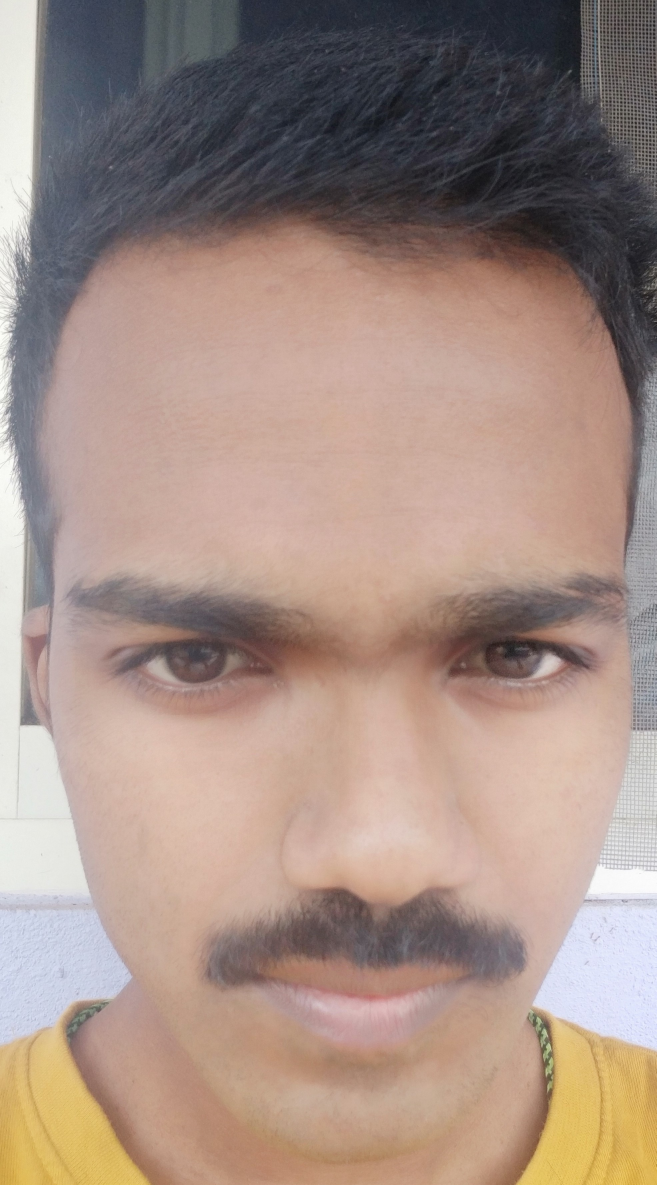
#> input picture images/balu_1.jpg, 1969 x 3554 px (shown at 1/3 size); its folder holds only this picture in this run
$ jupyter execute facedetectionopencv.ipynb
#> lines starting #> are read from the running program, lines starting #| are printed output that depends on the picture
[cell 1]
# importing of all the libraries
import cv2
face_classifier =cv2.CascadeClassifier('Haarcascades/haarcascade_frontalface_default.xml')
eye_classifier =cv2.CascadeClassifier('Haarcascades/haarcascade_eye.xml')

[cell 2]
import sys,os

#createFileList will create a list of directries of all the images of the dataset
# default format can be changed as needed

def createFileList(myDir, format='.jpg'):
#> called with format = '.jpg'
    fileList = []
    print(myDir)
    for root, dirs, files in os.walk(myDir, topdown=False):
        for name in files:
            if name.endswith(format):
                fullName = os.path.join(root, name)
                fileList.append(fullName)
    return fileList

# load the opath where we have all the images
myFileList = createFileList('C:/Users/user/Desktop/Untitled Folder/Untitled Folder/images/')

#now for each and every directory image we are applying face and eyes detected
for file in myFileList:
    print(file)
    img_file = cv2.imread(file)
#> img_file is the input picture: shape (3554, 1969, 3); mean B, G, R 132.6, 142.4, 163.9
    img_file = cv2.resize(img_file, (200,200))
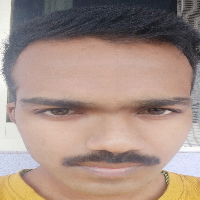
#> img_file: shape (200, 200, 3); mean B, G, R 132.5, 142.3, 163.8
    #cv2.imshow(str(file),img_file)

    gray_img_file = cv2.cvtColor(img_file,cv2.COLOR_BGR2GRAY)
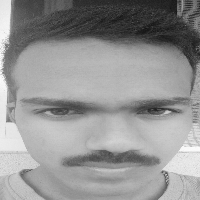
#> gray_img_file: shape (200, 200); min 20, max 252, mean 147.6

    faces = face_classifier.detectMultiScale(gray_img_file,1.3,5)
#> faces = ()
    """
    if faces is ():
        print("No Faces Found")
    """
    for (x,y,w,h) in faces:
        cv2.rectangle(img_file,(x,y),(x+w,y+h),(0,0,255),2)
        #cv2.imshow('img_file',img_file)
        #cv2.waitKey(0)
        roi_gray = gray_img_file [y:y+h , x:x+h]
        roi_color = img_file [y:y+h , x:x+h]
        eyes = eye_classifier.detectMultiScale(roi_gray)

        for (ex,ey,ew,eh) in eyes:
            cv2.rectangle(roi_color,(ex,ey),(ex+ew,ey+eh),(255,0,0),2)
            cv2.imshow(str(file),img_file)
#> this loop made 0 passes
            #cv2.waitKey(0)

cv2.waitKey(0)      #when key 0 is pressed all the windows will close
cv2.destroyAllWindows()

$ run again, on images/balu_4.jpg
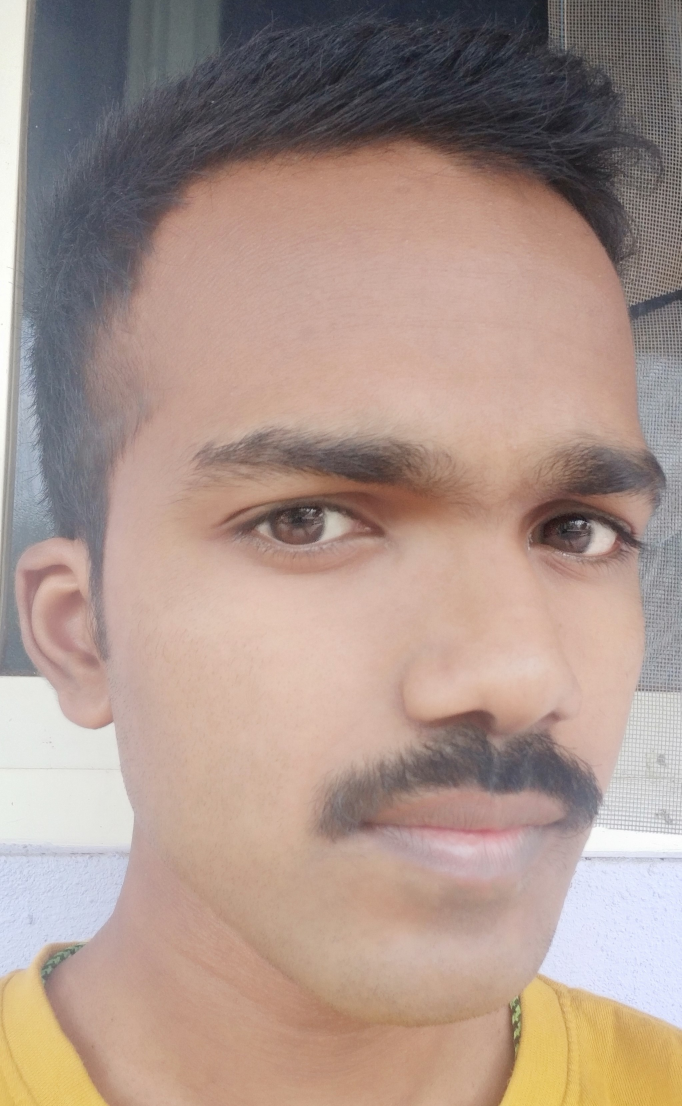
#> input picture images/balu_4.jpg, 2045 x 3318 px (shown at 1/3 size)
#> img_file is the input picture: shape (3318, 2045, 3); mean B, G, R 139, 148.5, 170.1
#> `img_file = cv2.resize(img_file, (200,200))`:
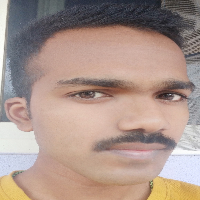
#> img_file: shape (200, 200, 3); mean B, G, R 138.9, 148.3, 169.9
#> `gray_img_file = cv2.cvtColor(img_file,cv2.COLOR_BGR2GRAY)`:
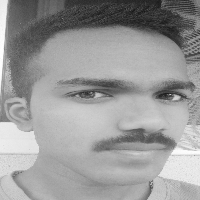
#> gray_img_file: shape (200, 200); min 23, max 254, mean 153.7
#> faces = ()

$ run again, on images/balu_5.jpg
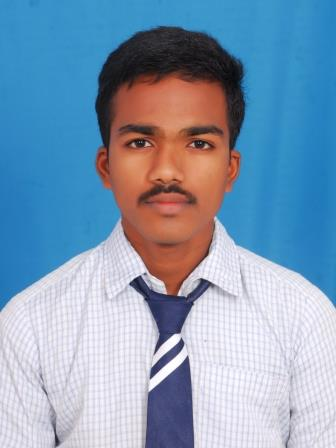
#> input picture images/balu_5.jpg, 336 x 448 px
#> img_file is the input picture: shape (448, 336, 3); mean B, G, R 180.8, 155.5, 130.8
#> img_file: shape (200, 200, 3)
#> `gray_img_file = cv2.cvtColor(img_file,cv2.COLOR_BGR2GRAY)`:
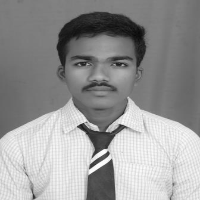
#> gray_img_file: shape (200, 200); min 9, max 255, mean 150.9
#> faces = [[60, 33, 80, 80]]
#> the loop `for (x,y,w,h) in faces:` made 1 pass
#> (x, y, w, h, eyes) on pass 1: (60, 33, 80, 80, [[10, 17, 25, 25], [46, 20, 22, 22]])
#> after the loop `for (x,y,w,h) in faces:`:
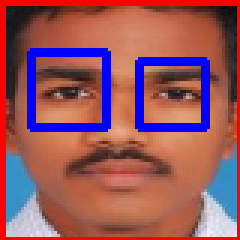
#> roi_color: shape (80, 80, 3) (shown 3 times larger); mean B, G, R 93.7, 85.4, 152.1

$ run again, on images/balu_6.jpg
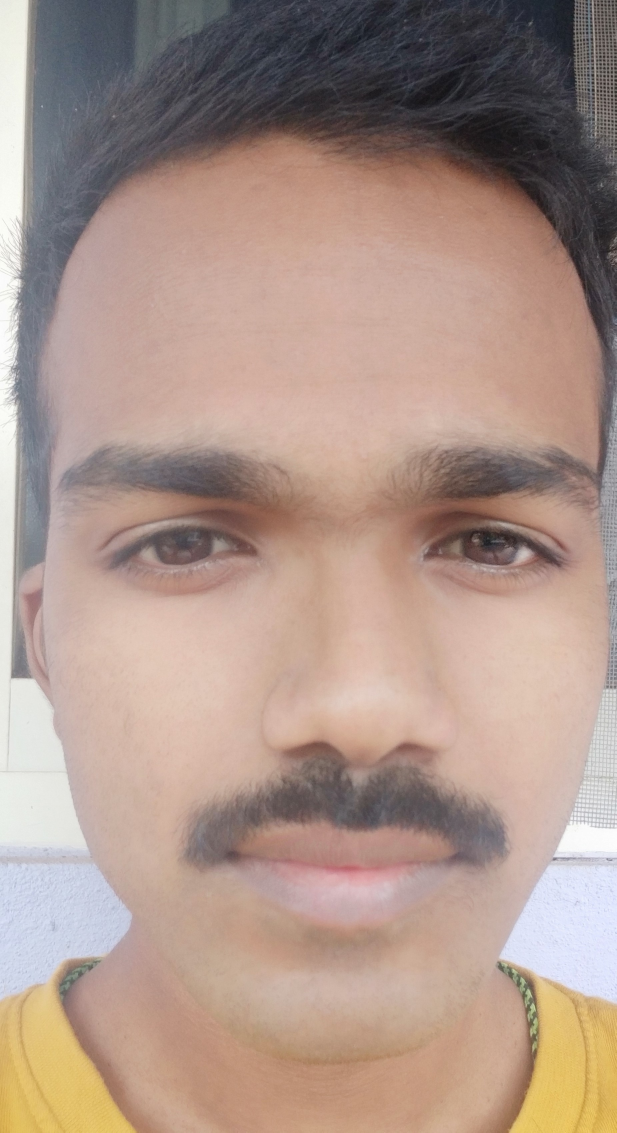
#> input picture images/balu_6.jpg, 1849 x 3397 px (shown at 1/3 size)
#> img_file is the input picture: shape (3397, 1849, 3); mean B, G, R 138.6, 149.3, 172.6
#> `img_file = cv2.resize(img_file, (200,200))`:
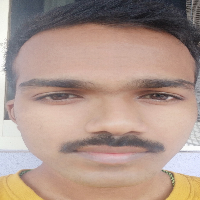
#> img_file: shape (200, 200, 3); mean B, G, R 138.4, 149.1, 172.4
#> `gray_img_file = cv2.cvtColor(img_file,cv2.COLOR_BGR2GRAY)`:
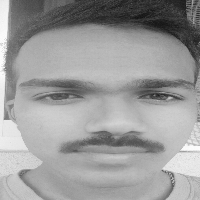
#> gray_img_file: shape (200, 200); min 18, max 254, mean 154.9
#> faces = ()

$ run again, on images/balu_10.jpg
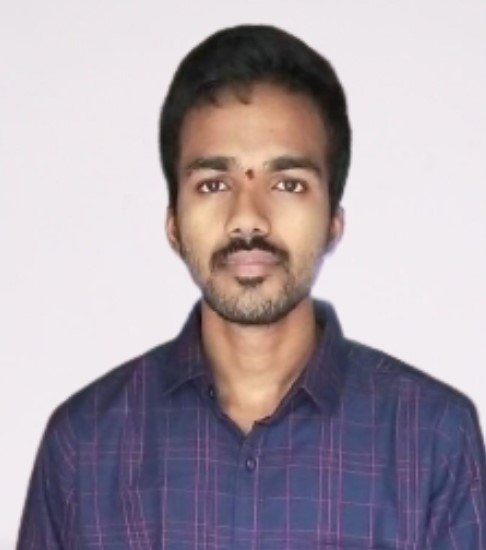
#> input picture images/balu_10.jpg, 486 x 550 px
#> img_file is the input picture: shape (550, 486, 3); mean B, G, R 168.4, 159.3, 169.3
#> img_file: shape (200, 200, 3)
#> `gray_img_file = cv2.cvtColor(img_file,cv2.COLOR_BGR2GRAY)`:
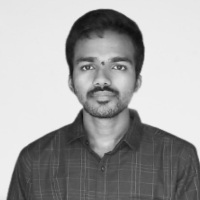
#> gray_img_file: shape (200, 200); min 14, max 241, mean 163.2
#> faces = [[60, 32, 85, 85]]
#> the loop `for (x,y,w,h) in faces:` made 1 pass
#> (x, y, w, h, eyes) on pass 1: (60, 32, 85, 85, [[15, 23, 23, 23], [49, 25, 22, 22]])
#> after the loop `for (x,y,w,h) in faces:`:
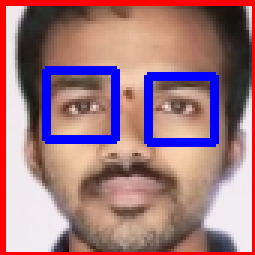
#> roi_color: shape (85, 85, 3) (shown 3 times larger); mean B, G, R 126.4, 118.8, 160.4
